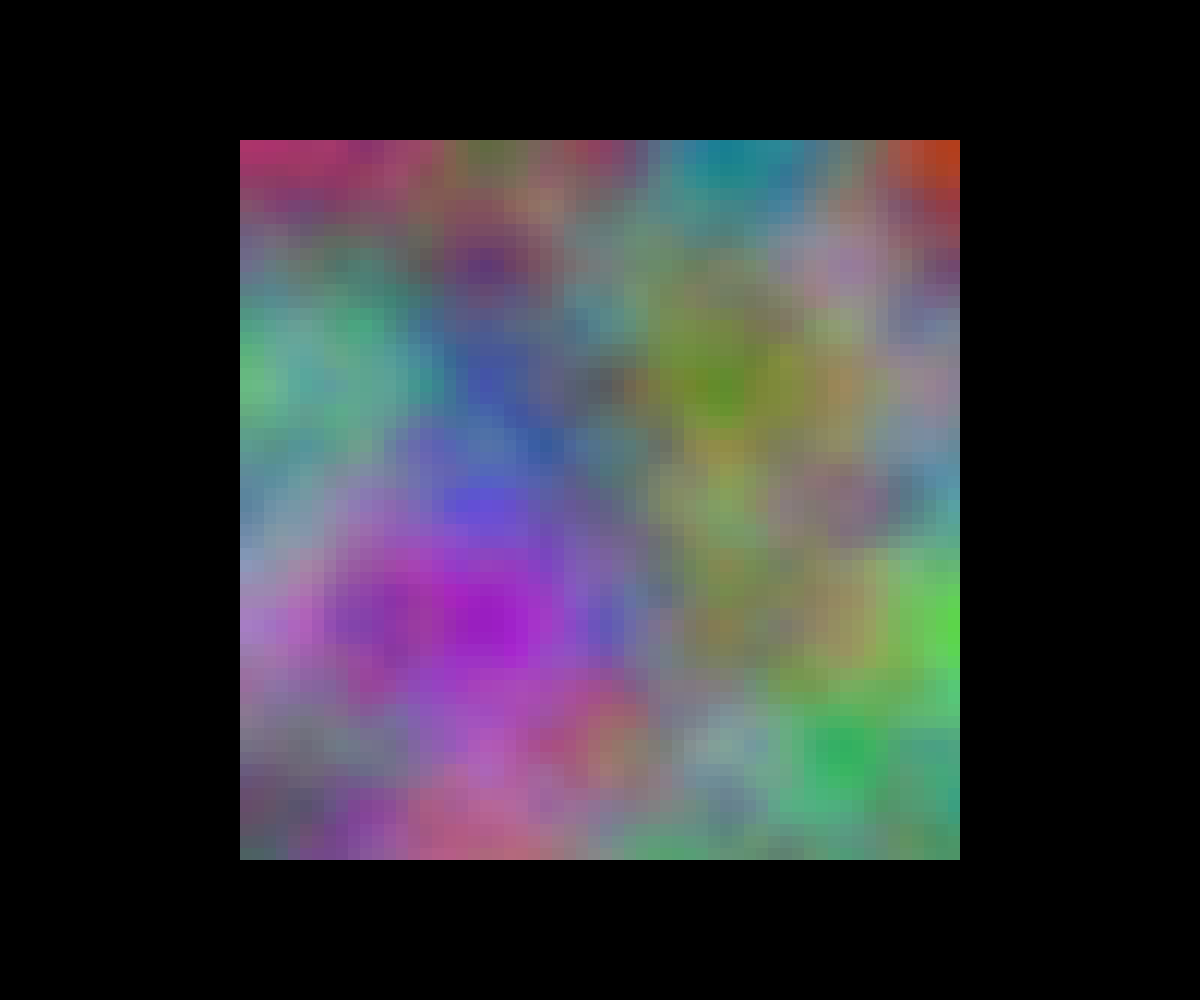
Frame 1 (no input)
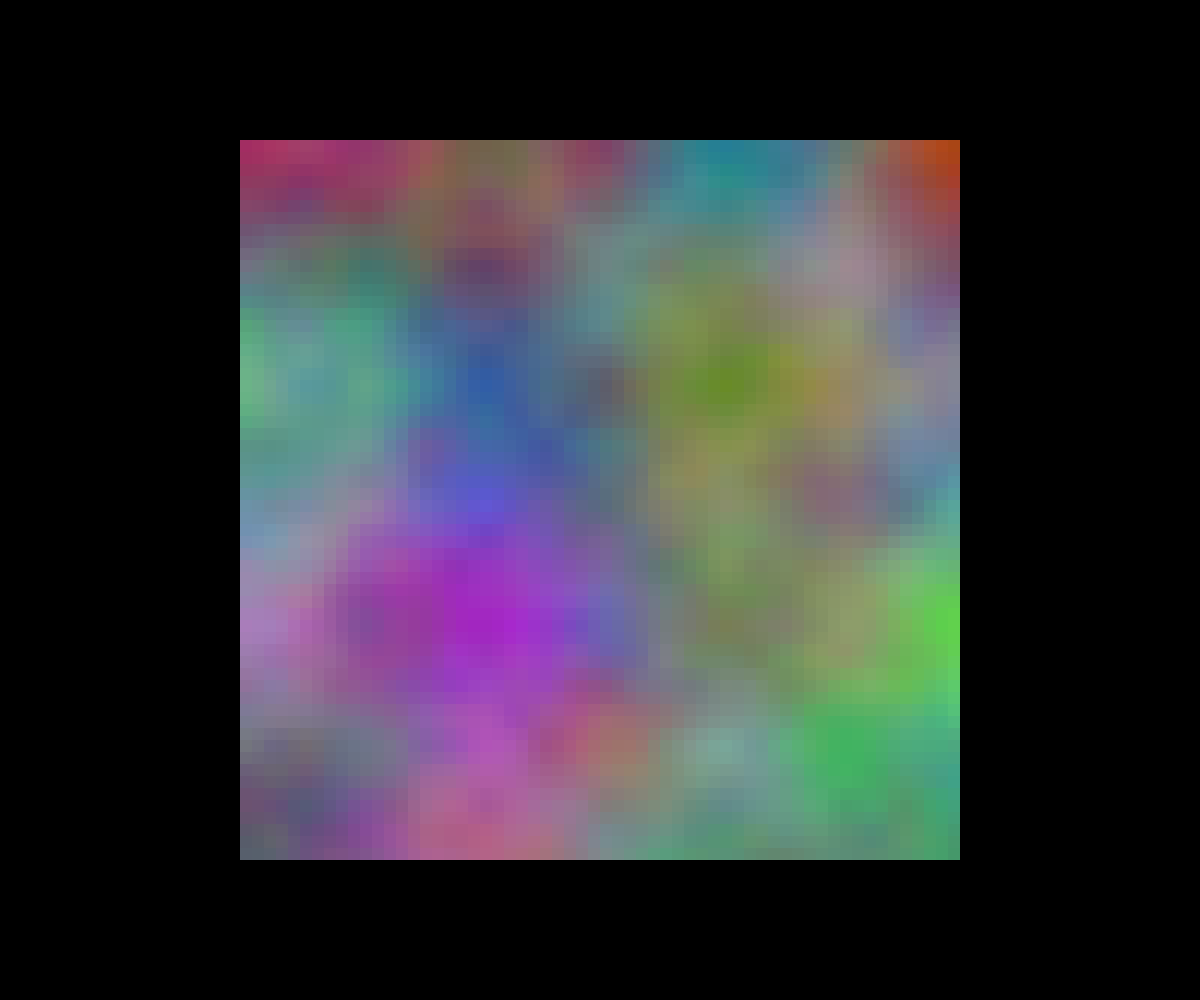
Frame 60 (no input)
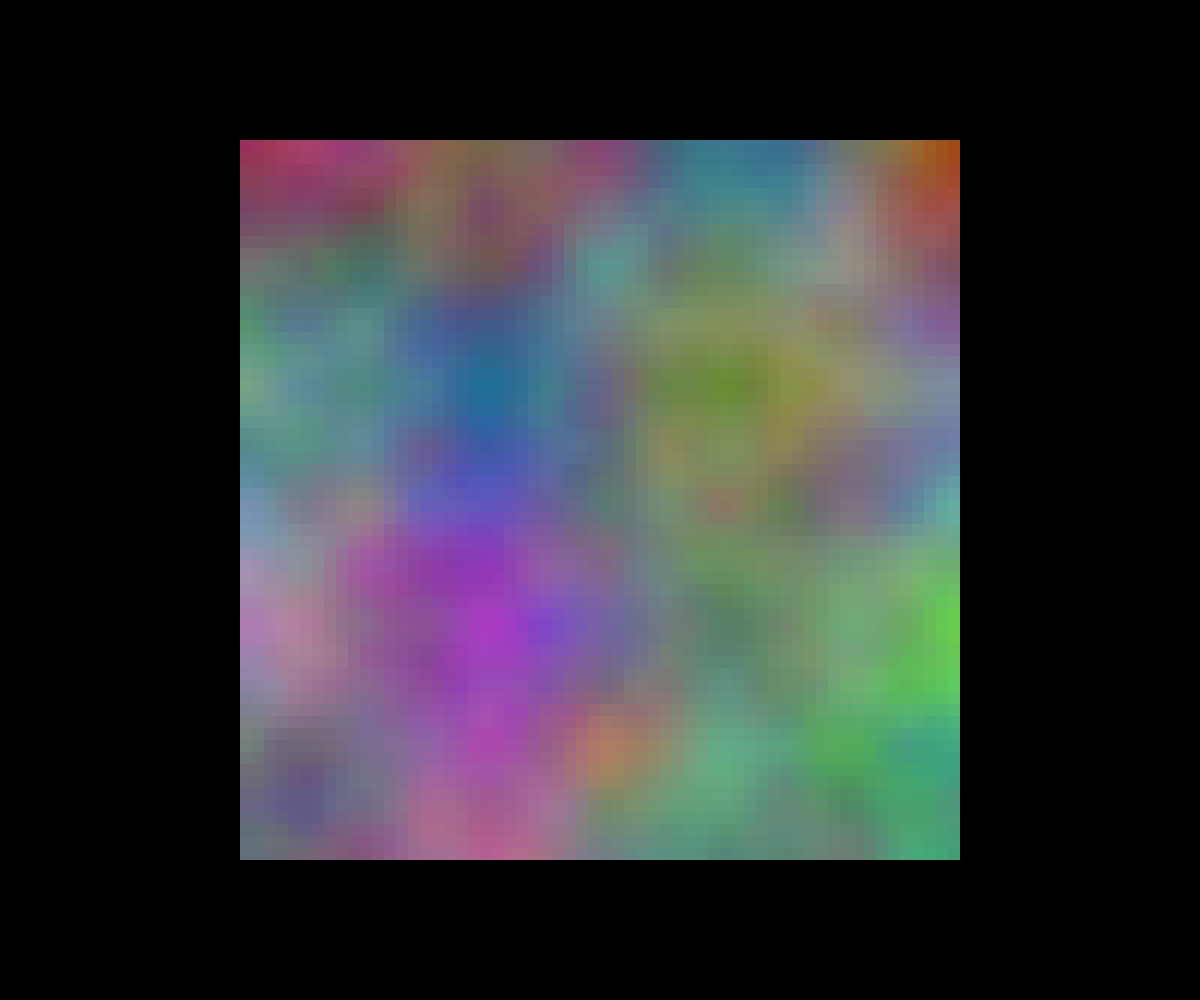
Frame 120 (the mouse pressed at the canvas centre since frame 60)

The p5.js sketch that drew these frames (run headless with seeded random() and noise() and a simulated clock; from frame 60 on, the mouse is pressed at the canvas centre):

// p5.js sketch
// ── sketch.js

let rows = 60;
let cols = 60;

function setup() {
  createCanvas(windowWidth, windowHeight);
  noStroke();
  rectMode(CENTER);
  
}

function draw() {

  // Alpha pulse every second
  let tPulse = millis() / 1000;                
  let s = (sin(TWO_PI * tPulse) + 1) * 0.5;
  s = pow(s, 20)     
  let alpha = lerp(255, 50, s);

  // Noise increasing over each minute
  let cycleTime = millis() % 60000;
  let phase = cycleTime / 60000; // 0 to 1 over the minute
  
  // Option 1: Ease-in (slow start, fast end)
  let easedPhase = phase * phase * phase;
  
  
  let noiseScale = map(easedPhase, 0, 1, 0.1, 20);

  background(0);

  let gridSize = height * 0.7;
  let blockSize = round(gridSize / rows); // rounded to make sure each block is sharp
  let padding = 0;
  let spacing = blockSize + padding;

  // Centering 
  let startX = width * 0.5 - (cols * spacing) * 0.5 + spacing * 0.5;
  let startY = height * 0.5 - (rows * spacing) * 0.5 + spacing * 0.5;


  // Noise
  for (let i = 0; i < rows; i++) {
    for (let j = 0; j < cols; j++) {
      let bx = startX + j * spacing;
      let by = startY + i * spacing;

      // Colour with hue noise
      let t = (cycleTime / 1000) * noiseScale;
      let r = noise(i * 0.05, j * 0.05, t) * 255;
      let g = noise(i * 0.05 + 100, j * 0.05 + 100, t) * 255;
      let b = noise(i * 0.05 + 200, j * 0.05 + 200, t) * 255;
      fill(r, g, b, alpha);

      rect(bx, by, blockSize, blockSize);
    }
  }

}

function windowResized() {
  resizeCanvas(windowWidth, windowHeight);
}
